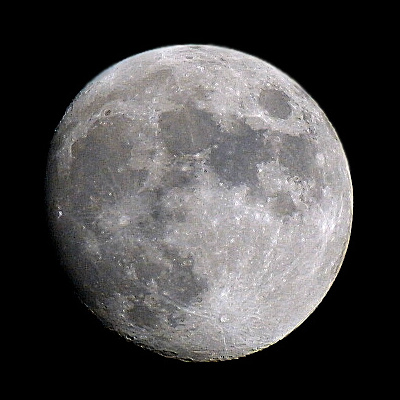
%> input picture Image Processing With Matlab/0008-Image-Restoration/_images/moon1.jpg, 400 x 400 px
$ octave exm_006_motion_blur_deblur.m   (GNU Octave 9; MATLAB toolbox functions it lacks are replaced by stand-ins)
%> lines starting %> are read from the running program, lines starting %| are printed output that depends on the picture; in (x1, y1, x2, y2) boxes, pixels count from 0 and x2, y2 are one past the last pixel; in counts of white or black regions, pixels touching at a corner belong together; the program's own positions count from 1
im = rgb2gray(imread('_images/moon1.jpg'));
%> im: size 400x400 uint8; min 0, max 255, mean 70.8

%% Motion Blur
n = 17;
m = fspecial('motion', n);
im1 = imfilter(im, m);
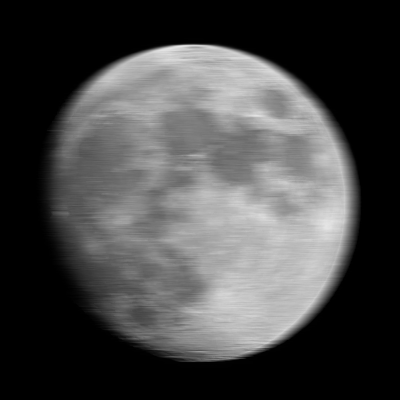
%> im1: size 400x400 uint8; min 0, max 232, mean 70.8

figure,
subplot(1, 2, 1), imshow(im);
subplot(1, 2, 2), imshow(im1);

%% Motion Deblur
m2 = zeros(size(im));
m2(1, 1:n) = m;
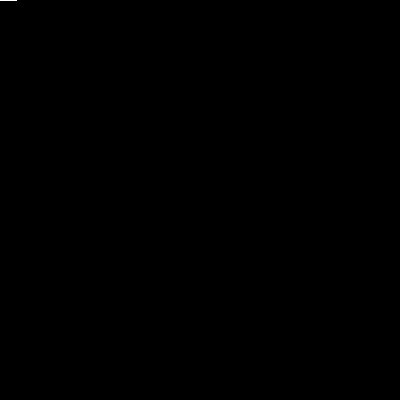
%> m2: size 400x400 double; values 0 (black) and 0.0588 (white), 0.01% white in thin lines or dots, all inside (x1, y1, x2, y2) = (0, 0, 17, 1)
dft = fft2(m2);
dft_inv = ifft2(fft2(im1)./dft);
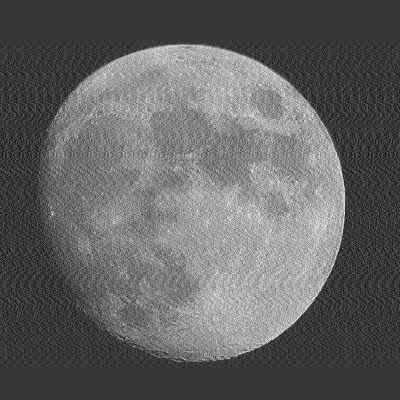
%> dft_inv: size 400x400 double; min -92, max 327, mean 70.8; drawn with min black and max white

figure, imshow(mat2gray(abs(dft_inv)));
%> after `imshow(mat2gray(abs(dft_inv)))`:
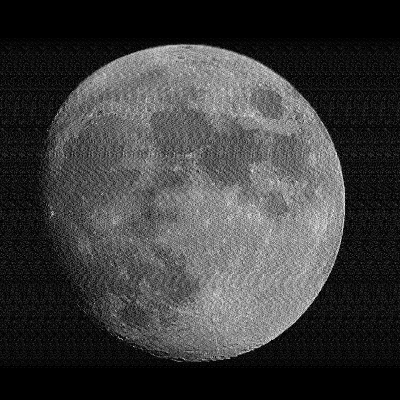
%> displayed picture: size 400x400, on the screen's scale of 0 to 255; min 0, max 255, mean 60.2

$ run again, with Image Processing With Matlab/0008-Image-Restoration/_images/moon.jpg copied over Image Processing With Matlab/0008-Image-Restoration/_images/moon1.jpg
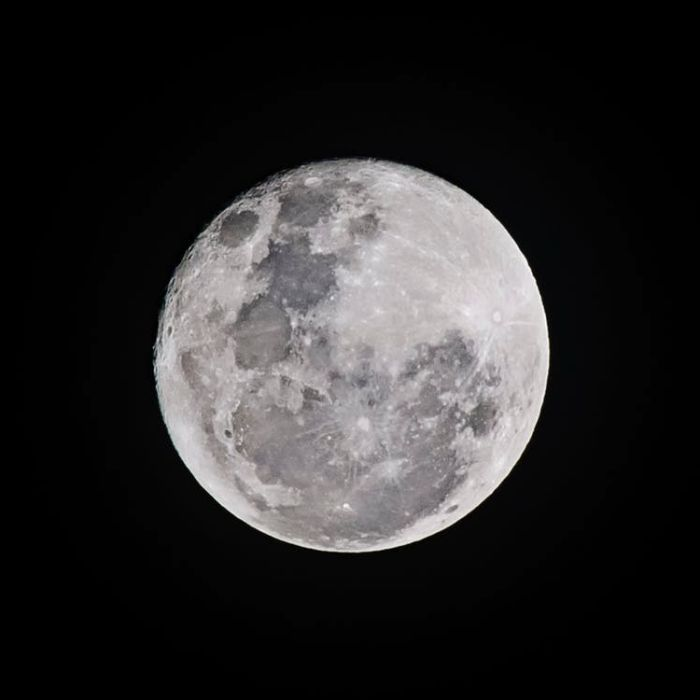
%> input picture Image Processing With Matlab/0008-Image-Restoration/_images/moon.jpg, 700 x 700 px
%> m2: size 700x700 double; values 0 (black) and 0.0588 (white), 0% white in thin lines or dots, all inside (x1, y1, x2, y2) = (0, 0, 17, 1)
%> `dft_inv = ifft2(fft2(im1)./dft);`:
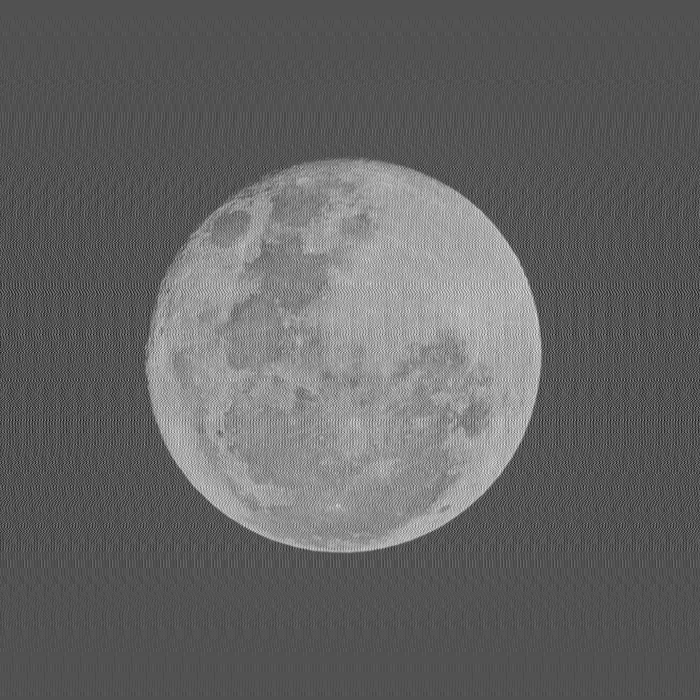
%> dft_inv: size 700x700 double; min -189, max 399, mean 42.4; drawn with min black and max white
%> `imshow(mat2gray(abs(dft_inv)))`:
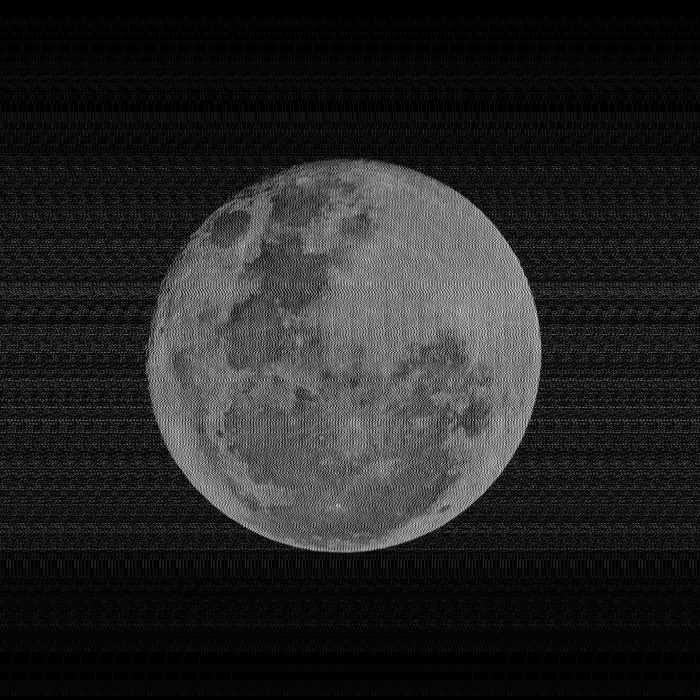
%> displayed picture: size 700x700, on the screen's scale of 0 to 255; min 0, max 255, mean 36
